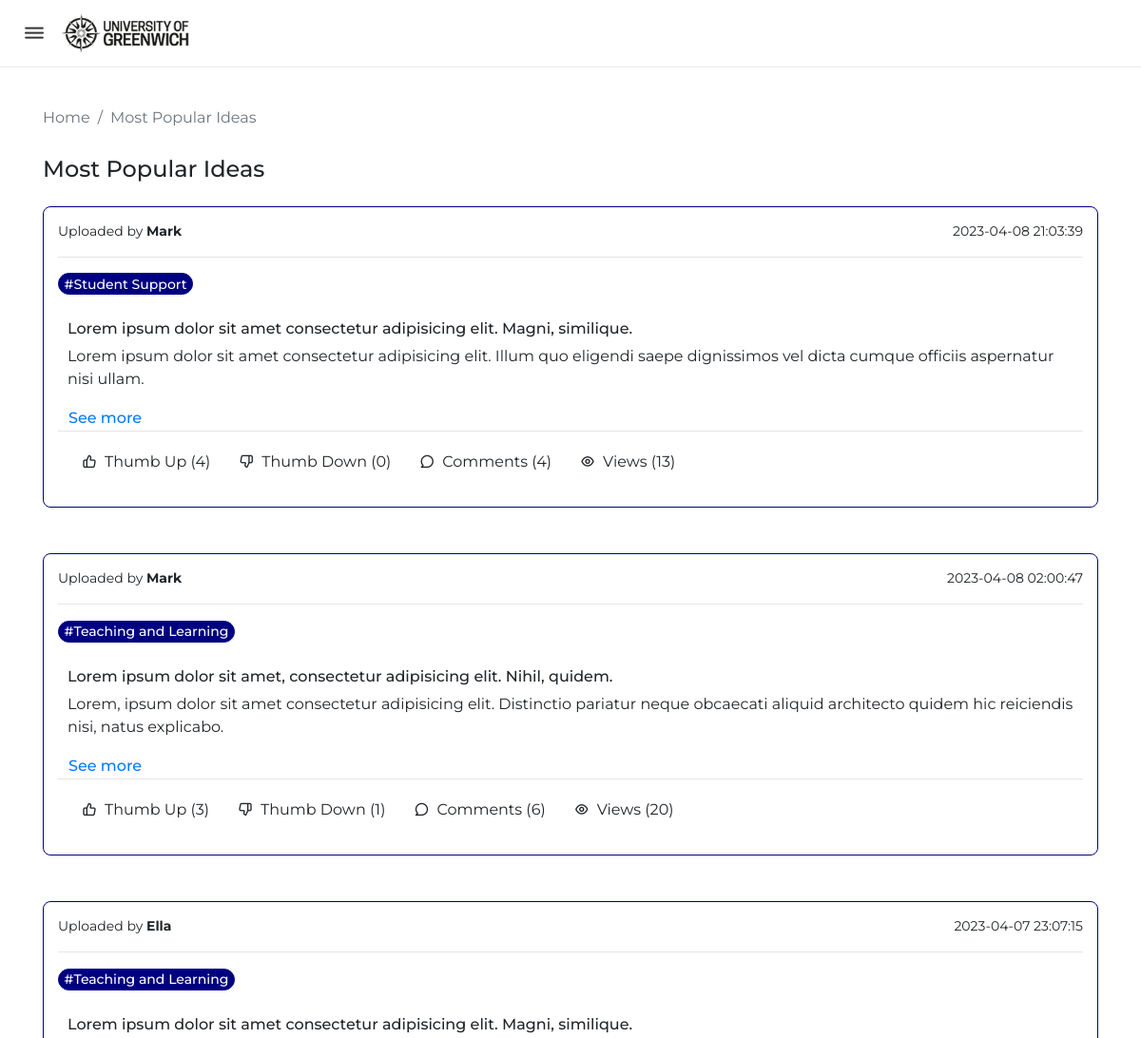
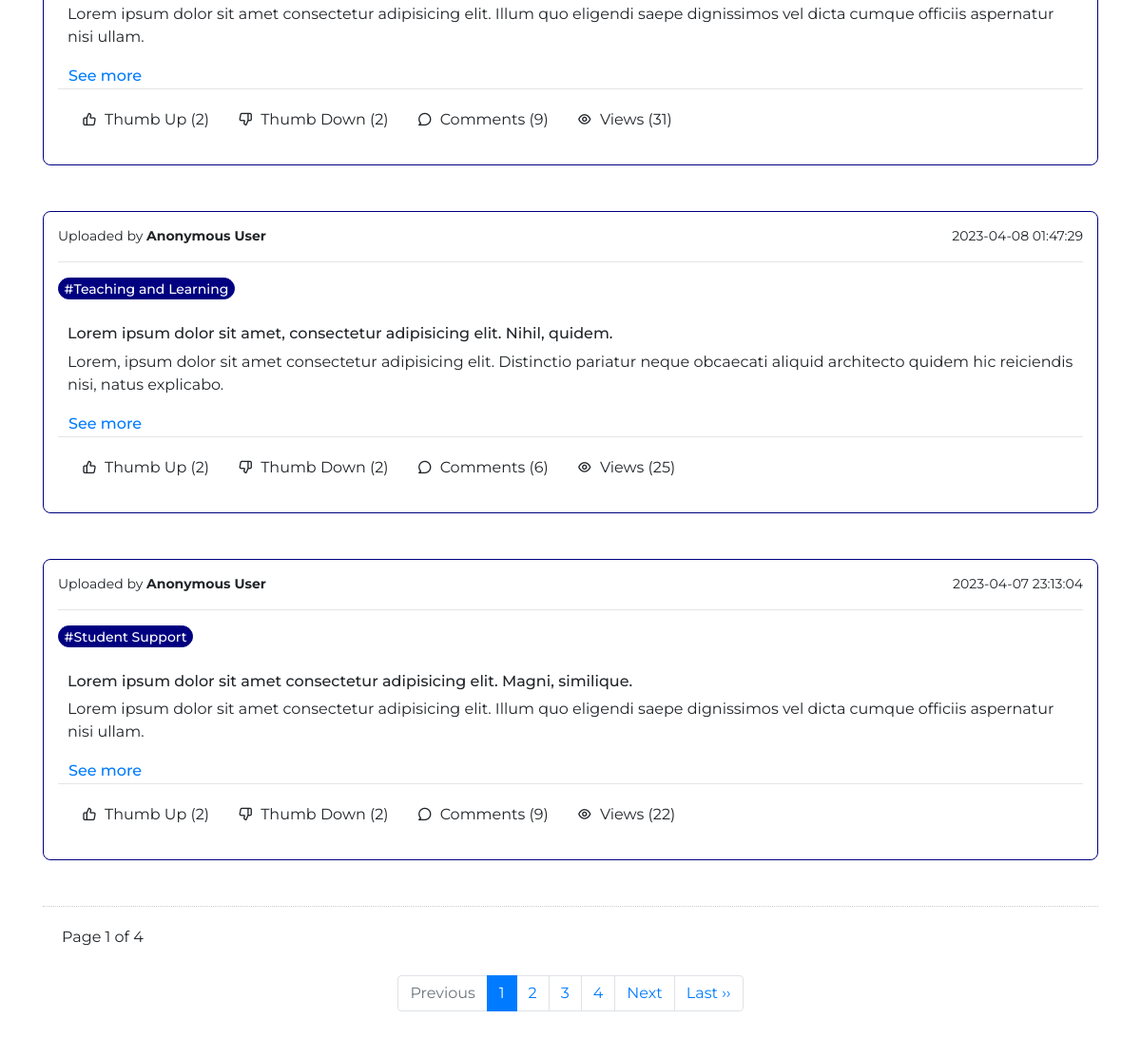
/mostpopularideas_qacoordinator.php, run on the app's committed database (2 pictures, top to bottom).
### tables this page shows
CREATE TABLE `idea` (
  `IdeaID` int(11) NOT NULL,
  `AcademicYearID` int(11) NOT NULL,
  `CategoryID` int(11) NOT NULL,
  `IdeaTitle` varchar(100) NOT NULL,
  `IdeaDetails` varchar(255) NOT NULL,
  `AttachmentFile` text NOT NULL,
  `isAnonymous` varchar(20) NOT NULL,
  `UploadedBy` int(11) NOT NULL,
  `UploadedOn` datetime NOT NULL,
  `Views` int(11) NOT NULL
);

CREATE TABLE `user` (
  `UserID` int(11) NOT NULL,
  `Name` varchar(100) NOT NULL,
  `Email` varchar(80) NOT NULL,
  `Password` varchar(255) NOT NULL,
  `RoleID` int(11) NOT NULL,
  `DepartmentID` int(11) NOT NULL
);

CREATE TABLE `category` (
  `CategoryID` int(11) NOT NULL,
  `CategoryName` varchar(50) NOT NULL,
  `CategoryStatus` varchar(20) NOT NULL
);

### mostpopularideas_qacoordinator.php (the view, shortened to what this page needs)
<?php
include('connect.php');
if (isset($_GET['page_no']) && $_GET['page_no']!="")
{
    $page_no = $_GET['page_no'];
}
else
{
    $page_no = 1;
}
    $total_records_per_page = 5;
    $offset = ($page_no-1) * $total_records_per_page;
    $previous_page = $page_no - 1;
    $next_page = $page_no + 1;
    $result_count = mysqli_query($connection,"SELECT COUNT(*) As total_records FROM idea");
    $total_records = mysqli_fetch_array($result_count);
    $total_records = $total_records['total_records'];
    $total_no_of_pages = ceil($total_records / $total_records_per_page);
?>
<!DOCTYPE html>
<html lang="en">
<head>
    <link rel="stylesheet" href="style.css">
    <link rel="stylesheet" href="https://unicons.iconscout.com/release/v4.0.0/css/line.css">
    <link rel="stylesheet" href="https://cdn.jsdelivr.net/npm/bootstrap@4.6.2/dist/css/bootstrap.min.css">
</head>
<body>
    <nav class="navi-bar">
        <div class="logo">
            <i class="uil uil-bars menu-icon"></i>
            <img src="img/uog-logo.png" alt="University of Greenwich Logo">
        </div>
    </nav>
    <main>
        <div class="container" style="margin-top: 100px;">
            <nav aria-label="breadcrumb">
                <ol class="breadcrumb">
                  <li class="breadcrumb-item"><a href="home_qacoordinator.php">Home</a></li>
                  <li class="breadcrumb-item active" aria-current="page">Most Popular Ideas</li>
                </ol>
              </nav>
            <div class="mb-4">
                <h4>Most Popular Ideas</h4>
            </div>
            <?php
            $result = mysqli_query($connection,"SELECT idea.*, academicyear.*, category.*, user.*, COUNT(likes.IdeaID) AS like_count
                                                FROM idea
                                                INNER JOIN academicyear ON academicyear.AcademicYearID = idea.AcademicYearID
                                                INNER JOIN category ON category.CategoryID = idea.CategoryID
                                                INNER JOIN user ON user.UserID = idea.UploadedBy
                                                LEFT JOIN likes ON likes.IdeaID = idea.IdeaID AND likes.Reaction = 'like'
                                                GROUP BY idea.IdeaID
                                                ORDER BY like_count DESC
                                                LIMIT $offset, $total_records_per_page");
            while($row = mysqli_fetch_array($result))
            {
            ?>
            <div class="tag-idea-container">
                <div class="row mb-5">
                    <div class="col-lg-12">
                        <div class="idea-post w-100">
                            <div class="idea-header">
                                <small class="mb-0">Uploaded by <b>
                                <?php
                                    if ($row['isAnonymous']=="false")
                                    {
                                        echo $row['Name'];
                                    }
                                    else
                                    {
                                        echo "Anonymous User";
                                    }
                                    ?>
                                    </b>
                                </small>
                                <small class="mb-0"><?php echo $row['UploadedOn']?></small>
                            </div>
                            <hr>
                            <span class="badge rounded-pill bg-light text-dark text-wrap mb-2 tags active" style="font-size: 14px; font-weight: 500;">#<?php echo $row['CategoryName']?></span>
                            <div class="about-idea">
                                <h6 class="my-2"><?php echo $row['IdeaTitle']?></h6>
                            <p><?php echo $row['IdeaDetails']?></p>
                            <button type="button" class="btn btn-link see" style="font-weight: 500; padding: 0; margin: 0;">
                                <?php echo "<a href='ideadetails_qacoordinator.php?IdeaID=". $row['IdeaID'] ."'>See more</a";?>
                            </button>
                            </div>
                            <hr class="my-0">
                            <div class="like-cmt-container">
                                <div class="like-cmt-box">
                                    <p><i class="uil uil-thumbs-up mr-2"></i>Thumb Up (<?php
                                        $select="SELECT COUNT(*) AS LikeCount FROM likes WHERE IdeaID=". $row['IdeaID'] ." AND Reaction='like'";
                                        $query=mysqli_query($connection,$select);
                                        $rows=mysqli_fetch_array($query);
                                        $LikeCount = $rows['LikeCount'];
                                        echo $LikeCount;
                                        ?>)</p>
                                </div>
                                <div class="like-cmt-box">
                                    <p><i class="uil uil-thumbs-down mr-2"></i>Thumb Down (<?php
                                        $select="SELECT COUNT(*) AS DislikeCount FROM likes WHERE IdeaID=". $row['IdeaID'] ." AND Reaction='dislike'";
                                        $query=mysqli_query($connection,$select);
                                        $rows=mysqli_fetch_array($query);
                                        $DislikeCount = $rows['DislikeCount'];
                                        echo $DislikeCount;
                                        ?>)</p>
                                </div>
                                <div class="like-cmt-box">
                                    <p><i class="uil uil-comment mr-2"></i>Comments (<?php
                                        $select="SELECT COUNT(*) AS CommentCount FROM comment WHERE CommentedOn=". $row['IdeaID'] ."";
                                        $query=mysqli_query($connection,$select);
                                        $rows=mysqli_fetch_array($query);
                                        $CommentCount = $rows['CommentCount'];
                                        echo $CommentCount;
                                        ?>)</p>
                                </div>
                                <div class="like-cmt-box">
                                    <p><i class="uil uil-eye mr-2"></i>Views (<?php echo $row['Views'] ?>)</p>
                                </div>
                            </div>
                        </div>
                    </div>
                </div>
            </div>
<?php
}
?>
<div style='padding: 20px; border-top: dotted 1px #CCC;'>
    <p class="my-0">Page <?php echo $page_no." of ".$total_no_of_pages; ?></p>
</div>
<nav>
<ul class="pagination justify-content-center pt-2 pb-5">
    <?php
    if($page_no <= 1){
        echo "<li class='page-item disabled'><a class='page-link' href='?page_no=$previous_page'>Previous</a></li>";
    }
	if ($total_no_of_pages <= 10){
		for ($counter = 1; $counter <= $total_no_of_pages; $counter++){
			if ($counter == $page_no) {
		        echo "<li class='page-item active'><a class='page-link'>$counter</a></li>";
			}
            else{
                echo "<li class='page-item'><a class='page-link' href='?page_no=$counter'>$counter</a></li>";
			}
        }
	}
    if($page_no < $total_no_of_pages){
        echo "<li class='page-item'><a class='page-link' href='?page_no=$next_page'>Next</a></li>";
    }
    if($page_no < $total_no_of_pages){
	    echo "<li class='page-item'><a class='page-link' href='?page_no=$total_no_of_pages'>Last &rsaquo;&rsaquo;</a></li>";
	}
    ?>
</ul>
</nav>
        </div>
    </main>
</body>
</html>

### style.css (style rules this page uses)
* { margin: 0; padding: 0; box-sizing: border-box; font-family: 'Montserrat', sans-serif; }
body { height: 100vh; }
.navi-bar { position: fixed; top: 0; left: 0; height: 70px; width: 100%; display: flex; align-items: center; background: #FFFFFF; box-shadow: 0 0 1px rgba(0, 0, 0, 0.5); z-index: 100; }
.navi-bar .logo { display: flex; align-items: center; margin: 0 24px; }
.logo .menu-icon { color: #333333; font-size: 24px; margin-right: 14px; cursor: pointer; }
.logo img { width: 140px; }
.breadcrumb { background-color: #FFFFFF !important; padding: 12px 0 !important; }
.breadcrumb a { text-decoration: none !important; color: #6C757D !important; }
.btn.btn-link { color: #000080; font-weight: 400; }
.tag-idea-container { display: flex; align-items: center; justify-content: center; }
.tags { background-color: #F8F9FA !important; border: 1px solid #E9ECEF; cursor: pointer; }
.tags:hover, .tags.active { background-color: #000080 !important; border: 1px solid #000080; color: #FFFFFF !important; }
.idea-header { display: flex; align-items: center; justify-content: space-between; }
.idea-post { width: 100%; border-radius: 8px; padding: 15px 15px; border: 1px solid rgba(0, 0, 0, 0.15); border-color: #000080; }
.about-idea { padding: 10px 10px 0px 10px; }
.like-cmt-container { padding: 10px 10px 10px 10px; display: flex; flex-wrap: wrap; }
.like-cmt-container .like-cmt-box { display: flex; text-align: center; vertical-align: middle; padding: 10px 15px; }
.like-cmt-container .like-cmt-box p { margin: 0px 0px !important; }

### data on the page
idea: UploadedBy.Name "Mark", UploadedOn "2023-04-08 21:03:39", CategoryID.CategoryName "Student Support", IdeaTitle "Lorem ipsum dolor sit amet consectetur adipisicing elit. Magni, similique.", IdeaDetails "Lorem ipsum dolor sit amet consectetur adipisicing elit. Illum quo eligendi saepe dignissimos vel dicta cumque officiis aspernatur nisi ullam.", LikeCount "4", DislikeCount "0", CommentCount "4", Views "13"
idea: UploadedBy.Name "Mark", UploadedOn "2023-04-08 02:00:47", CategoryID.CategoryName "Teaching and Learning", IdeaTitle "Lorem ipsum dolor sit amet, consectetur adipisicing elit. Nihil, quidem.", IdeaDetails "Lorem, ipsum dolor sit amet consectetur adipisicing elit. Distinctio pariatur neque obcaecati aliquid architecto quidem hic reiciendis nisi, natus explicabo.", LikeCount "3", DislikeCount "1", CommentCount "6", Views "20"
idea: UploadedBy.Name "Ella", UploadedOn "2023-04-07 23:07:15", CategoryID.CategoryName "Teaching and Learning", IdeaTitle "Lorem ipsum dolor sit amet consectetur adipisicing elit. Magni, similique.", IdeaDetails "Lorem ipsum dolor sit amet consectetur adipisicing elit. Illum quo eligendi saepe dignissimos vel dicta cumque officiis aspernatur nisi ullam.", LikeCount "2", DislikeCount "2", CommentCount "9", Views "31"
idea: isAnonymous "Anonymous User", UploadedOn "2023-04-08 01:47:29", CategoryID.CategoryName "Teaching and Learning", IdeaTitle "Lorem ipsum dolor sit amet, consectetur adipisicing elit. Nihil, quidem.", IdeaDetails "Lorem, ipsum dolor sit amet consectetur adipisicing elit. Distinctio pariatur neque obcaecati aliquid architecto quidem hic reiciendis nisi, natus explicabo.", LikeCount "2", DislikeCount "2", CommentCount "6", Views "25"
idea: isAnonymous "Anonymous User", UploadedOn "2023-04-07 23:13:04", CategoryID.CategoryName "Student Support", IdeaTitle "Lorem ipsum dolor sit amet consectetur adipisicing elit. Magni, similique.", IdeaDetails "Lorem ipsum dolor sit amet consectetur adipisicing elit. Illum quo eligendi saepe dignissimos vel dicta cumque officiis aspernatur nisi ullam.", LikeCount "2", DislikeCount "2", CommentCount "9", Views "22"

### other printed values
$page_no "1"
$total_no_of_pages "4"
